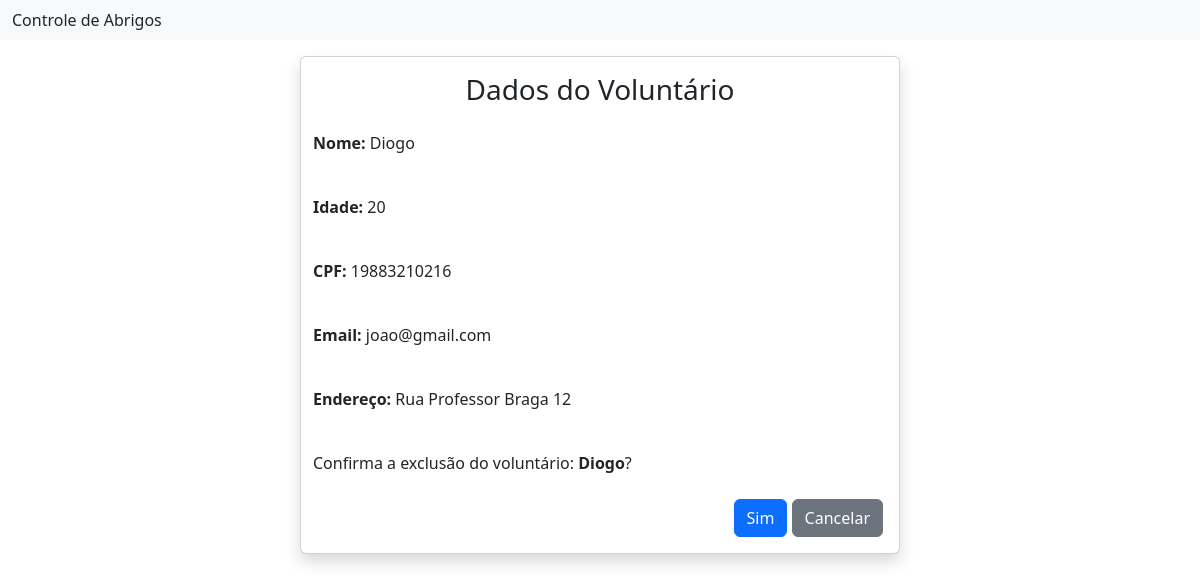
/4/voluntario/apagar/, run on the app's committed database.
### voluntarios/models.py (models this page shows)
class Voluntario(models.Model):
    nome = models.CharField('Nome', max_length=100, help_text='Nome do voluntário')
    idade = models.IntegerField('Idade', help_text='Idade do voluntário')
    cpf = models.CharField('CPF', max_length=11, help_text='CPF do voluntário', unique=True)
    email = models.EmailField('Email', help_text='Email do voluntário')
    endereco = models.CharField('Endereço', max_length=200, help_text='Endereço do voluntário')
    abrigo = models.ForeignKey('abrigo.Abrigo', verbose_name=' Abrigo', help_text='Nome do abrigo',
                               on_delete=models.CASCADE)
    class Meta:
        verbose_name = 'Voluntário'
        verbose_name_plural = 'Voluntários'
    def __str__(self):
        return self.nome

### voluntarios/views.py (the view)
# urls.py: path('<int:pk>/voluntario/apagar/', VoluntarioDeleteView.as_view(), name='voluntario_apagar'),
class VoluntarioDeleteView(SuccessMessageMixin, DeleteView):
    model = Voluntario
    template_name = 'voluntario_apagar.html'
    success_url = reverse_lazy('voluntarios')
    success_message = 'Voluntário deletado com sucesso'

### voluntarios/templates/voluntario_apagar.html (shortened to what this page needs)
{% extends 'inicial.html' %}
{% load django_bootstrap5 %}
{% block content %}
    <div class="card shadow m-3 col-md-6 mx-auto">
        <div class="card-body">
            <div class="row">
                <h3 class="text-center">Dados do Voluntário</h3>
                <p class="p-2 mt-2"><strong>Nome: </strong>{{ object.nome }}</p>
                <p class="p-2 mt-2"><strong>Idade: </strong>{{ object.idade }}</p>
                <p class="p-2 mt-2"><strong>CPF: </strong>{{ object.cpf }}</p>
                <p class="p-2 mt-2"><strong>Email: </strong>{{ object.email }}</p>
                <p class="p-2 mt-2"><strong>Endereço: </strong>{{ object.endereco }}</p>
                <p class="p-2 mt-2">Confirma a exclusão do voluntário: <strong>{{ object }}</strong>?</p>
                <form method="POST" enctype="multipart/form-data">
                    <div class="text-end">
                        {% bootstrap_button button_type="submit" content="Sim" %}
                        <a href="{% url 'voluntarios' %}" class="btn btn-secondary text-white" type="button">
                            <span class="text">Cancelar</span>
                        </a>
                    </div>
                </form>
            </div>
        </div>
    </div>
{% endblock %}

### data on the page
Voluntario: nome "Diogo", idade "20", cpf "19883210216", email "joao@gmail.com", endereco "Rua Professor Braga 12"
